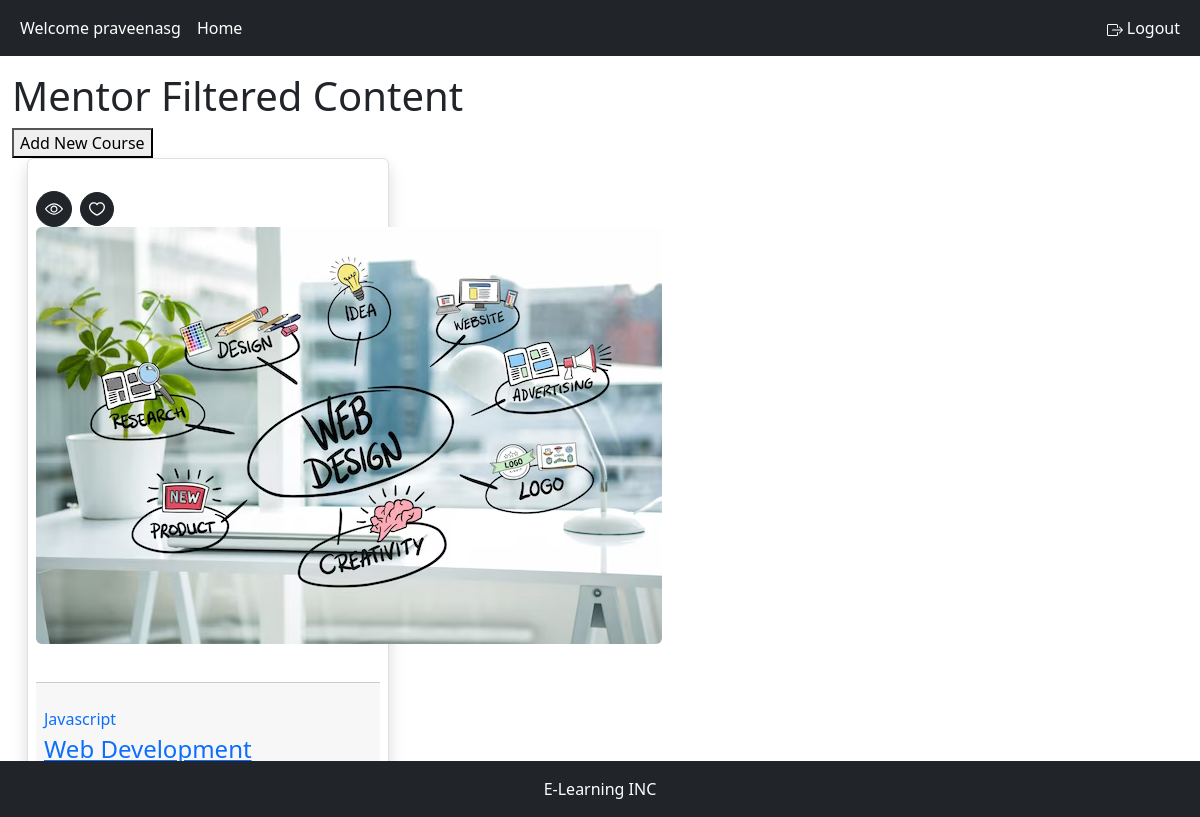
/content/home/Javascript/ (signed in), run on the app's committed database.
### user_account/models.py (models this page shows, shortened)
class User(AbstractBaseUser):
    username = models.CharField(max_length=20, unique=True)
    date_joined = models.DateTimeField(auto_now_add=True)
    last_login = models.DateTimeField(auto_now=True)
    is_admin = models.BooleanField(default=False)
    is_active = models.BooleanField(default=True)
    is_staff = models.BooleanField(default=False)
    is_superuser = models.BooleanField(default=False)
    user_choices = [
        ('STUDENT', 'Student'),
        ('MENTOR', 'Mentor'),
        ('ADMIN', 'Admin')
    ]
    email = models.EmailField(max_length=60, unique=True)
    user_role = models.CharField(max_length=10, choices=user_choices)
    USERNAME_FIELD = 'username'
    REQUIRED_FIELDS = ['email', 'user_role']
    objects = UserManager()

### course/models.py (models this page shows, shortened)
class Course(models.Model):
    STATUS = (
        ('PUBLISH', 'PUBLISH'),
        ('DRAFT', 'DRAFT'),
    )
    featured_image = models.ImageField(upload_to="featured_img/", blank=True)
    video_file = models.FileField(upload_to='videos/', null=True)
    title = models.CharField(max_length=500)
    created_at = models.DateField(auto_now_add=True)
    category = models.ForeignKey(Catogaries, on_delete=models.DO_NOTHING)
    description = models.TextField()
    slug = models.SlugField(default='', max_length=500, null=True, blank=True)
    status = models.CharField(choices=STATUS, max_length=100, null=True)

class Catogaries(models.Model):
    name = models.CharField(max_length=200, null=True)
    category_image = models.ImageField(upload_to="course/", blank=True)
    def __str__(self):
        return(self.name)

### website_content/views.py (the view)
# urls.py: path('<str:name>/', course_detail, name='course_detail'),
def course_detail(request, name):
    if request.method == 'POST':
        form = CourseForm(request.POST, request.FILES)
        if form.is_valid():
            form.save()
    else:
        form = CourseForm()
    filtered_courses = Course.objects.filter(category=Catogaries.objects.get(name=name))
    context = {
        'filtered_courses': filtered_courses,
        'form': form
    }
    if request.user.user_role == 'STUDENT':
        return render(request, 'courses/filtered_course.html', context)
    else:
        return render(request, 'courses/M_filtered.html', context)

### course/templates/courses/M_filtered.html (shortened to what this page needs)
{% extends 'root.html' %} {% block content %}
<body>
    <h1>Mentor Filtered Content</h1>
    <button id="add-course-button"  data-bs-toggle="modal" data-bs-target="#addCategoryModal">Add New Course</button>
  <div
    class="tab-pane fade show active"
    id="pills-all"
    role="tabpanel"
    aria-labelledby="pills-all-tab"
  >
    <div
      class="mx-n4 flickity-button-outset"
      data-flickity='{"pageDots": true, "prevNextButtons": true, "cellAlign": "left", "wrapAround": true, "imagesLoaded": true}'
    >
      {% for i in filtered_courses %}
      <div
        class="col-12 col-md-6 col-xl-4 col-wd-3 pb-4 pb-md-7"
        style="padding-right: 15px; padding-left: 15px"
      >
        <div class="card border shadow p-2 rounded-lg sk-fade">
          <div class="card-zoom position-relative">
            <div class="badge-float sk-fade-top top-0 right-0 mt-4 me-4">
              <a
                href="{{ i.slug }}/"
                class="btn btn-xs btn-dark text-white rounded-circle lift opacity-dot-7 me-1 p-2 d-inline-flex justify-content-center align-items-center w-36 h-36"
              >
              </a>
              <a
                href="{{ i.slug }}/"
                class="btn btn-xs btn-dark text-white rounded-circle lift opacity-dot-7 p-2 d-inline-flex justify-content-center align-items-center w-36 h-36"
              >
              </a>
            </div>
            <a
              href="{{ i.slug }}/"
              class="card-img sk-thumbnail img-ratio-9 d-block"
            >
              <img
                class="rounded shadow-light-lg"
                src="{{i.featured_image.url}}"
                alt="{{i.title}}"
              />
            </a>
            <span
              class="badge sk-fade-bottom badge-lg badge-primary badge-pill badge-float bottom-0 left-0 mb-4 ms-4 fw-bold"
            >
          </div>
          <div class="card-footer px-2 pb-2 mb-1 pt-4 position-relative">
            <a href="{{ i.slug }}/"
              ><span class="mb-1 d-inline-block text-gray-800"
                >{{i.category.name}}</span
              ></a
            >
            <div class="position-relative">
              <a href="{{ i.slug }}/" class="d-block stretched-link"
                ><h4
                  class="line-clamp-2 h-md-48 h-lg-58 me-md-6 me-lg-10 me-xl-4 mb-2"
                >
                  {{i.title}}
                </h4></a
              >
            </div>
          </div>
        </div>
      </div>
      {% endfor %}
    </div>
</body>
{% endblock %}

### templates/snippets/header.html (shortened to what this page needs)
    <nav class="navbar navbar-expand-sm navbar-dark bg-dark fixed-top border-bottom-shadow-sm">
        {% if request.user.is_authenticated %}
        <div class="container-fluid d-flex">
        <ul class="navbar-nav">
            <li class="nav-item"><a class="nav-link disabled" style="color:white">Welcome {{ request.user.username }}</a></li>
            <li class="nav-item"><a class="nav-link" href={% url 'website_content:home' %} style="color:white"> Home</a></li>
        </ul>
        <ul class="navbar-nav">
            <li class="nav-item"><a class="nav-link" href={% url 'user_account:logout' %} style="color:white">
                Logout</a></li>
          </ul>
        </div>
        {% endif %}
      </nav>

### data on the page
User: user.username "praveenasg"
Course: featured_image (picture), category.name "Javascript", title "Web Development"
